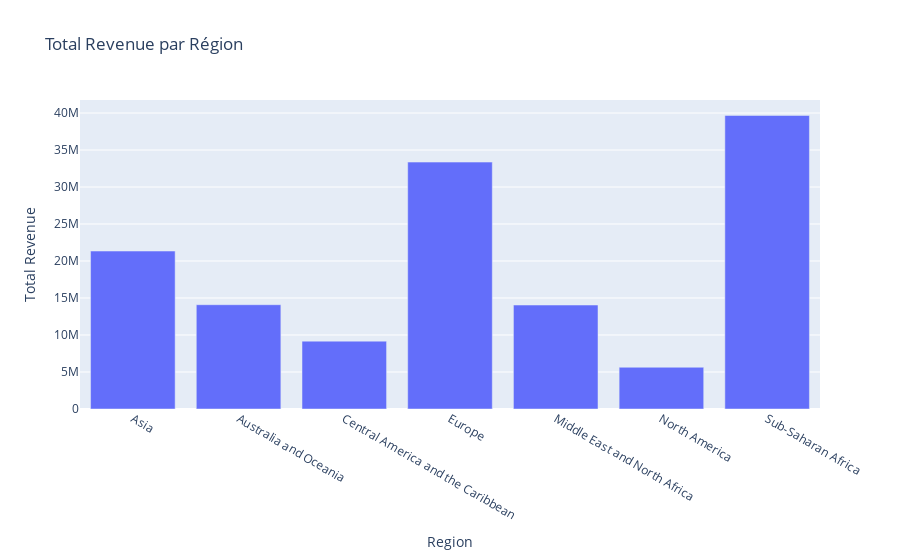

Here is the notebook cell this chart was saved with:
### Code cell
fig_region = px.bar(region_summary, x='Region', y='Total Revenue', title='Total Revenue par Région')
fig_region.show()

### Figure 1 — Plotly figure (JSON) as saved in the notebook; plotly's stock layout.template omitted (floating-point values rounded to 4 significant figures)
{"data": [{"alignmentgroup": "True", "hovertemplate": "Region=%{x}<br>Total Revenue=%{y}<extra></extra>", "legendgroup": "", "marker": {"color": "#636efa", "pattern": {"shape": ""}}, "name": "", "offsetgroup": "", "orientation": "v", "showlegend": false, "textposition": "auto", "type": "bar", "x": ["Asia", "Australia and Oceania", "Central America and the Caribbean", "Europe", "Middle East and North Africa", "North America", "Sub-Saharan Africa"], "xaxis": "x", "y": [21350000.0, 14090000.0, 9170000.0, 33370000.0, 14050000.0, 5643000.0, 39670000.0], "yaxis": "y"}], "layout": {"barmode": "relative", "legend": {"tracegroupgap": 0}, "title": {"text": "Total Revenue par Région"}, "xaxis": {"anchor": "y", "domain": [0, 1], "title": {"text": "Region"}}, "yaxis": {"anchor": "x", "domain": [0, 1], "title": {"text": "Total Revenue"}}}}
